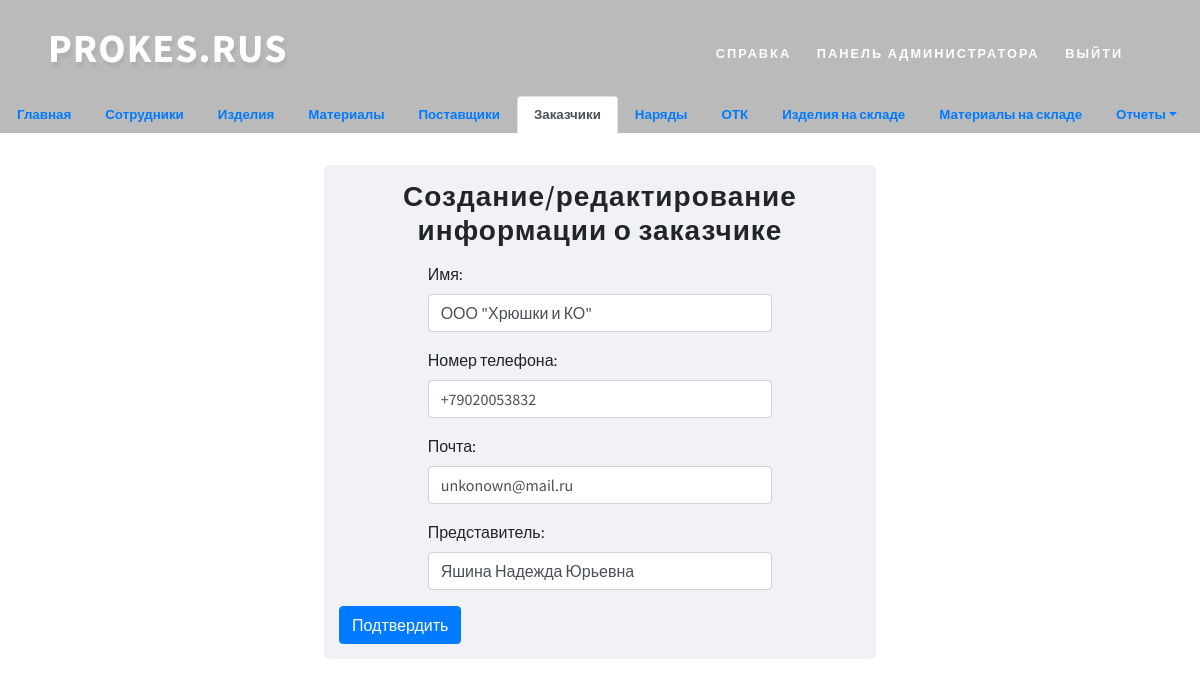
The app's page /customer_list/1/update/ (signed in) with its own data.
### prokes/models.py (models this page shows, shortened)
class Customer(models.Model):
    name = models.CharField("Имя заказчика", max_length=120)
    email = models.EmailField("Email", unique=True)
    phone_number = models.CharField("Номер телефона", max_length=11, default='8')
    representative = models.CharField("Представитель (ФИО)", max_length=100)
    class Meta:
        verbose_name = "Заказчик"
        verbose_name_plural = 'Заказчики'

### prokes/views.py (the view)
# urls.py: path("customer_list/<int:pk>/update/", login_required(login_url='login')(views.CustomerUpdateView.as_view()), name="customer_update"),
class CustomerUpdateView(UpdateView):
    model = Customer
    template_name = "customer/customer_form/customer_new.html"
    success_url = "/customer_list"
    form_class = CustomerForm

### prokes/forms.py
class CustomerForm(forms.ModelForm):
    class Meta:
        model = Customer
        fields = '__all__'

### templates/customer/customer_form/customer_new.html (shortened to what this page needs)
{% extends "customer/base.html" %}
{% block customer %}
    <div class="container h-100">
        <div class="row h-100 justify-content-center align-items-center">
            <form method="post" enctype="multipart/form-data" name="create" class="col-6" style="min-width: 320px;background-color: #f0f2f5; border-radius: 5px;">
                <h3 style="text-align: center; margin-top: 15px; margin-bottom: 15px">Создание/редактирование информации о заказчике</h3>
                <div class="form-row justify-content-center">
                    <div class="form-group col-md-8">
                    <label for="id_name">Имя:</label>
                        {{ form.name }}
                    </div>
                </div>
                <div class="form-row justify-content-center">
                    <div class="form-group col-md-8">
                        <label for="id_phone_number">Номер телефона:</label>
                        {{ form.phone_number }}
                    </div>
                </div>
                <div class="form-row justify-content-center">
                    <div class="form-group col-md-8">
                        <label for="id_email">Почта: </label>
                        {{ form.email }}
                    </div>
                </div>
                <div class="form-row justify-content-center">
                    <div class="form-group col-md-8">
                        <label for="id_representative">Представитель: </label>
                        {{ form.representative }}
                    </div>
                </div>
                <button type="submit" class="btn btn-primary" style="margin-bottom: 15px">Подтвердить</button>
            </form>
        </div>
    </div>
{% endblock customer %}

### static/css/style.css (style rules this page uses)
html, body { margin: 0; font-size: 100%; background: #fff; font-family: 'Lato', sans-serif; scroll-behavior: smooth; }
input[type="button"], input[type="submit"], input[type="text"], input[type="email"], input[type="search"] { transition: 0.5s all; -webkit-transition: 0.5s all; -moz-transition: 0.5s all; -o-transition: 0.5s all; -ms-transition: 0.5s all; font-family: 'Source Sans Pro', sans-serif; }
h1, h2, h3, h4, h5, h6 { margin: 0; letter-spacing: 1px; font-weight: 600; font-family: 'Source Sans Pro', sans-serif; }

### templates/base.html (style rules this page uses)
body, html { margin: 0; padding: 0; height: 100%; width: 100%; }

### records on screen
Customer: name "ООО \"Хрюшки и КО\"", phone_number "+79020053832", email "unkonown@mail.ru", representative "Яшина Надежда Юрьевна"
